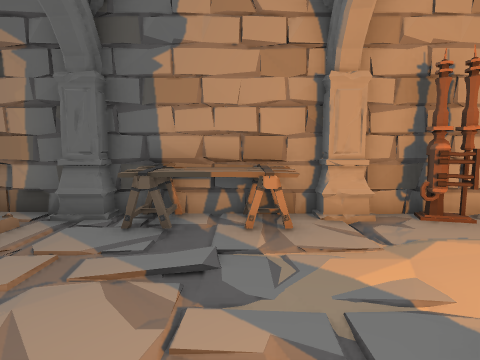
view 1 (above)

12 first-person views from a walk through a scene from a Unity 3-D project. The camera is 1.2 m above the floor, tilts 6° down and sees 80° across. The floor is counted in squares, 1 m on a side. Each view is taken from the middle of a square. On the plan, view 1 faces up. The plan holds only what a view shows up to about 13 squares ahead; the rest is blank.

view 2
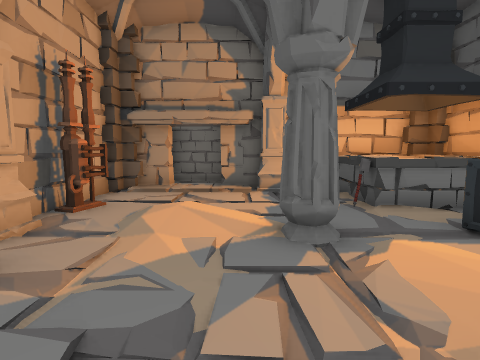

view 3
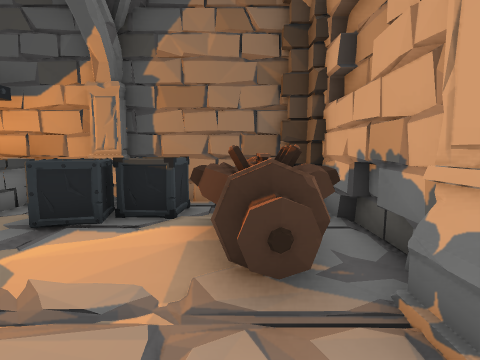

view 4
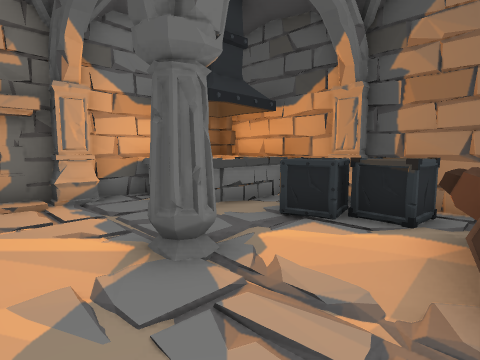

view 5
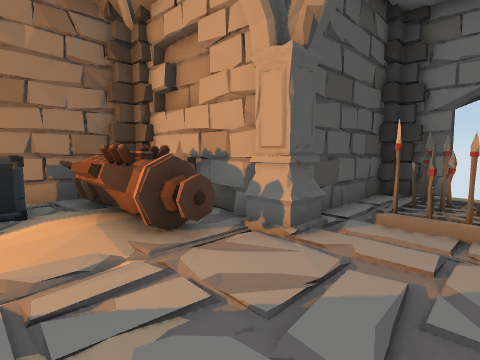

view 6
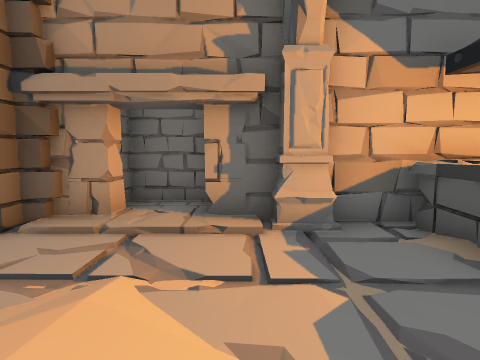

view 7
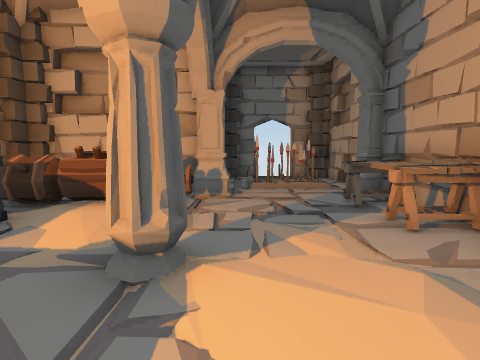

view 8
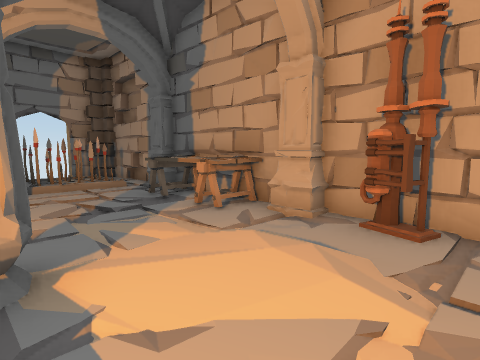

view 9
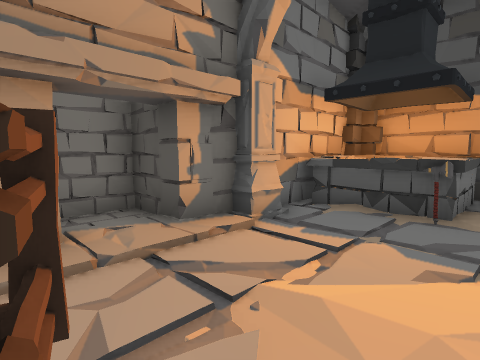

view 10
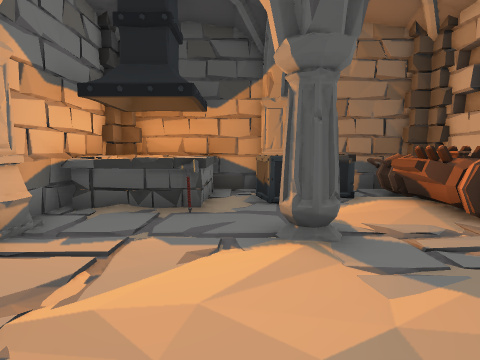

view 11
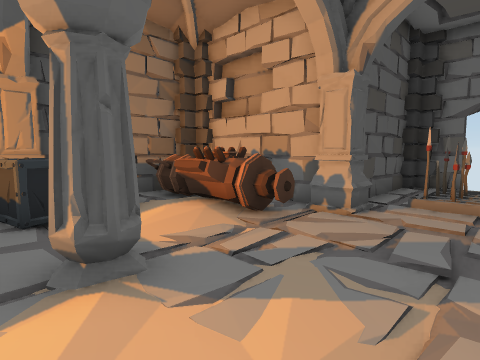

view 12
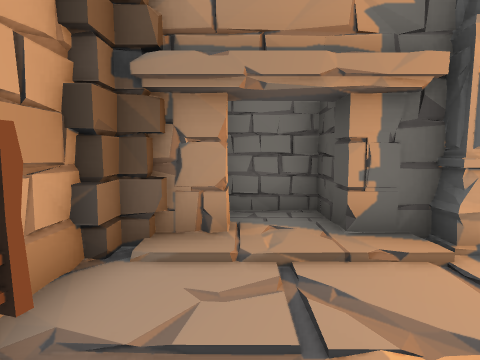

### Floor plan
Points are (right, up) in squares from view 1. A wall is a line through its corners. A room is listed if a view was taken in it or the views show most of it. See-through windows are left out.
Room 1 (views 1, 2, 3, 4, 5, 6, 7, 8, 9, 10, 11, 12)
walls: (-2.7, 0.6) (-2.8, -0.9); (1.5, 5.7) (0, 5.9); (2.5, -3.7) (3.9, -3.9); (-2.8, 0.6) (-2.8, -3.5); (2.4, -3.8) (6.5, -3.8); (1.5, 5.8) (-2.5, 5.8); (3.6, -3.6) (4, -3.8); (1.1, 5.8) (0.3, 5.7); (-2.8, 0) (-2.7, -0.7); (3, -3.8) (3.7, -3.7); (1.5, 5.9) (0.9, 6); (4.1, -3.5) (4.7, -3.5); (3.7, 5.7) (2.5, 5.8); (6.7, -0.7) (6.8, 0.6); (4.4, 5.9) (3.4, 5.7); (6.9, -1.4) (6.7, -0.4); (6.6, -2) (6.6, -1.3); (-2.9, -1.5) (-2.7, -1.9); (4.5, -3.9) (4.9, -3.7); (7.3, 2.5) (8.4, 2.5); (-2.6, -2.3) (-2.5, -3.6); (7.5, 2.5) (8.5, 2.6) (8.5, 3.2); (-2.8, -2.1) (-2.6, -3.5) (-2.1, -3.5); (-1.3, 5.7) (-2.4, 5.9); (7.6, 2.3) (8, 2.6); (6.5, 4.6) (6.5, 5.5); (5.4, -3.8) (5.9, -3.8); (-1.6, -3.7) (-0.5, -3.9) (-0.1, -3.7); (6.8, 4.5) (6.8, 5.2); (6.6, 4.8) (6.5, 5.5); (-3, -2.3) (-3.1, -3.2); (6.9, 4.5) (6.7, 5); (-2.5, -3.1) (-2.5, -3.5); (-2.1, -3.7) (1.5, -3.8); (6.1, 5.7) (5.2, 5.8); (6.4, -3.5) (6.5, -3); (-2.1, -3.8) (-1.3, -3.7); (6.8, -3.1) (6.8, -2); (7.1, -3) (7, -2.4); (8.4, 2.6) (8.5, 4.4) (7.9, 4.4); (-4.6, 1.3) (-4.1, 1.2); (6.6, 5.8) (2.5, 5.8); (6.9, -3.5) (6.7, 0.6); (8.5, 2.6) (8.4, 3.3); (-3.5, 5.7) (-4.8, 5.8); (-3.5, 5.8) (-5.5, 5.7); (-5.5, 1.3) (-3.7, 1.2); (-4, 5.8) (-4.6, 5.8)
low walls: (1.5, 5.7) (1.1, 5.8); (-3.1, 0) (-3.1, -2.1); (-1, 5.8) (-1.5, 5.7); (6.5, 5) (6.6, 5.8); (-4.9, 1.2) (-4.4, 1.3)
objects: trap (-5, 3) to (-4, 4); pillar (-3, 1) to (-2, 2); pillar (-3, 5) to (-3, 6); other object (-2, -3) to (-1, 1); table (-2, 5) to (1, 5); crate (0, -3) to (1, -2); crate (1, -2) to (2, -2); pillar (2, -4) to (2, -3); pillar (2, 1); pillar (2, 5) to (2, 6); other object (4, -3) to (6, -1); hammer (4, -1); other object (4, 5); pillar (6, 1) to (7, 1); fireplace (7, 2)

Where each view was taken, in squares from view 1:
view 1: 0 up, 0 right, facing up
view 2: 2 up, 2 left, facing right
view 3: 3 up, 1 left, facing down
view 4: 3 up, 1 left, facing down-right
view 5: 4 up, 1 right, facing down-left
view 6: 2 up, 2 right, facing right
view 7: 2 up, 5 right, facing left
view 8: 1 up, 5 right, facing up-left
view 9: 5 up, 3 right, facing down-right
view 10: 5 up, 3 right, facing down
view 11: 4 up, 3 right, facing down-left
view 12: 4 up, 3 right, facing right
